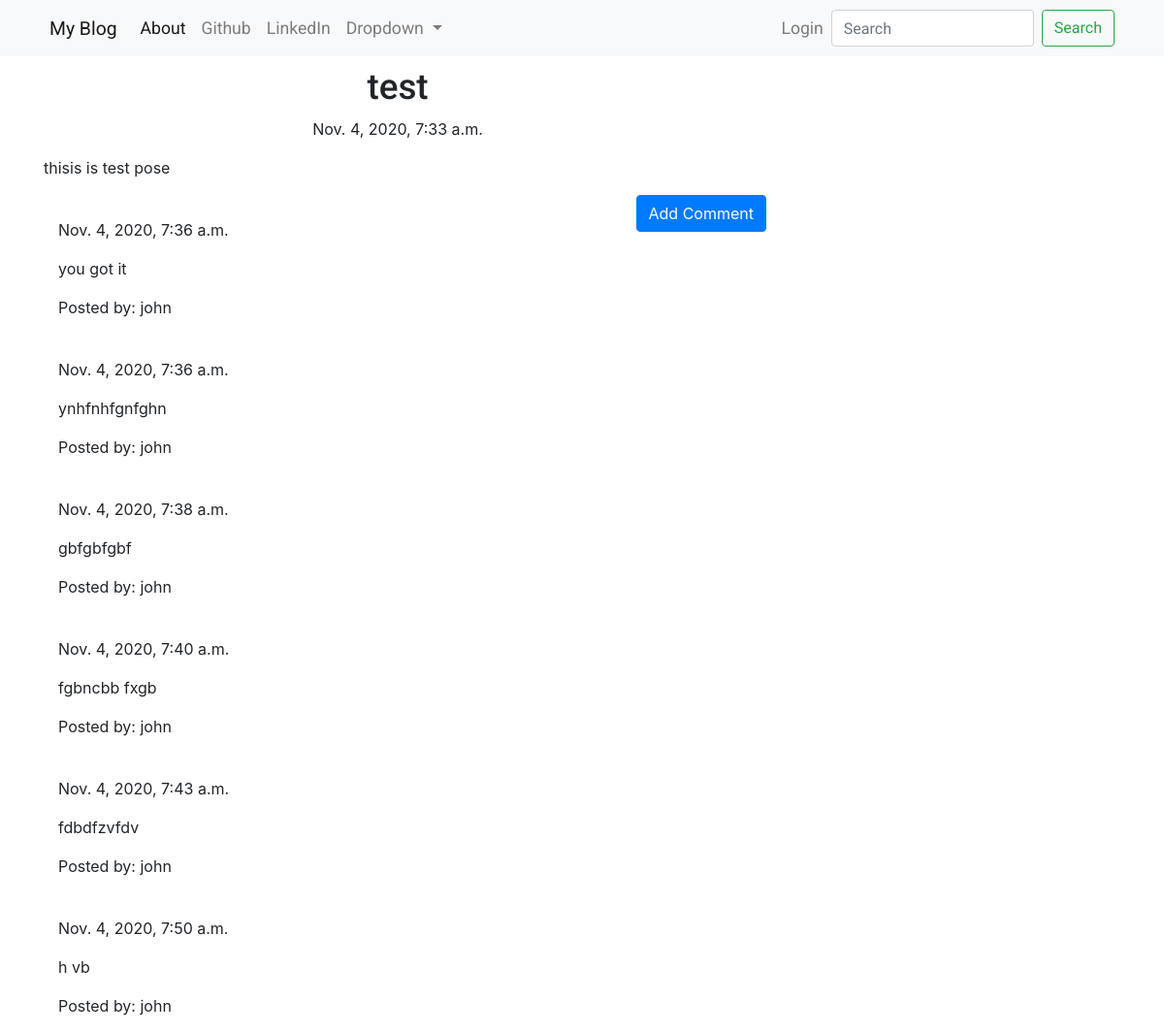
Screenshot of /post/3/ with the database file from the repository.
### blog/models.py (models this page shows, shortened)
class Post(models.Model):
    author = models.ForeignKey('auth.User', on_delete=models.CASCADE)
    title = models.CharField(max_length=200)
    text = models.TextField()
    created_date = models.DateTimeField(default=timezone.now)
    published_date = models.DateTimeField(blank=True, null=True)

class Comment(models.Model):
    post = models.ForeignKey('blog.Post', related_name='comments', on_delete=models.CASCADE)
    author = models.CharField(max_length=200)
    text = models.TextField()
    created_date = models.DateTimeField(default=timezone.now)
    approved_comment = models.BooleanField(default=False)

### blog/views.py (the view)
# urls.py: path('post/<int:pk>/', views.PostDetailView.as_view(), name='post_detail'),
class PostDetailView(DetailView):
    model = Post

### blog/templates/blog/post_detail.html (shortened to what this page needs)
{% extends 'blog/base.html' %}
{% block content %}
  <h1 class="posttitle">{{ post.title }}</h1>
  {% if post.published_date %}
    <div class="date postdate">
      {{ post.published_date }}
    </div>
  {% else %}
    <a  class="btn btn-default" href="{% url 'post_publish' pk=post.pk %}">Publish</a>
  {% endif %}
  <p class="postcontent">{{ post.text|safe|linebreaksbr }}</p>
  {% if user.is_authenticated %}
    <a  class="btn btn-primary" href="{% url 'post_edit' pk=post.pk %}">
      <span class="glyphicon glyphicon-pencil">Edit</span>
    </a>
    <a  class="btn btn-primary" href="{% url 'post_remove' pk=post.pk %}">
      <span class="glyphicon glyphicon-remove">Remove</span>
    </a>
  <hr>
  <a class="btn btn-primary btn-comment" href="{% url 'add_comment_to_post' pk=post.pk %}">Add Comment</a>
  {% else %}
    <a class="btn btn-primary btn-comment" href="{% url 'login' %}">Add Comment</a>
  {% endif %}
  <div class="container">
    {% for comment in post.comments.all %}
    <br>
      {% if user.is_authenticated or comment.approved_comment %}
        {{ comment.created_date }}
        <p>{{ comment.text|safe|linebreaks }}</p>
        <p>Posted by: {{ comment.author }}</p>
      {% endif %}
      {% empty %}
        <p>No comments</p>
    {% endfor %}
  </div>
{% endblock %}

### blog/templates/blog/base.html (shortened to what this page needs)
<!DOCTYPE html>
{% load static %}
<html lang="en">
<head>
  <link rel="stylesheet" href="https://stackpath.bootstrapcdn.com/bootstrap/4.3.1/css/bootstrap.min.css">
  <link rel="stylesheet" href="//cdn.jsdelivr.net/npm/medium-editor@latest/dist/css/medium-editor.min.css" type="text/css" media="screen" charset="utf-8">
  <link rel="stylesheet" href="{% static 'css/blog.css' %}">
</head>
<body>
<nav class="navbar navbar-expand-lg navbar-light bg-light techfont">
  <div class="container" id="top-left">
      <a class="navbar-brand bigbrand" href="{% url 'post_list' %}">My Blog</a>
    <div class="collapse navbar-collapse" id="navbarSupportedContent">
      <ul class="navbar-nav mr-auto">
        <li class="nav-item active">
          <a class="nav-link" href="{% url 'about' %}">About<span class="sr-only">(current)</span></a>
        </li>
        <li class="nav-item">
          <a class="nav-link" href="https://www.github.com">Github</a>
        </li>
        <li class="nav-item">
          <a class="nav-link" href="https://www.linkedin.com">LinkedIn</a>
        </li>
        <li class="nav-item dropdown">
          <a class="nav-link dropdown-toggle" href="#" id="navbarDropdown" role="button" data-toggle="dropdown" aria-haspopup="true" aria-expanded="false">
            Dropdown
          </a>
        </li>
      </ul>
      <div class="navbar-nav align-items-center ml-auto">
        {% if user.is_authenticated %}
          <li class="nav-item">
            <a class="nav-link" href="{% url 'post_new' %}">New Post</a>
          </li>
          <li class="nav-item">
            <a class="nav-link" href="{% url 'post_draft_list' %}">Draft</a>
          </li>
          <li class="nav-item">
            <a class="nav-link" href="{% url 'logout' %}">Logout</a>
          </li>
          <li class="nav-item">
            <a class="nav-link" >Welcome: {{ user.username }}</a>
          </li>
        {% else %}
          <li class="nav-item">
            <a class="nav-link" href="{% url 'login' %}"><span class="glyphicon glyphicon-user">Login</span></a>
          </li>
        {% endif %}
      </div>
      <form class="form-inline my-2 my-lg-0">
        <input class="form-control mr-sm-2" type="search" placeholder="Search" aria-label="Search">
        <button class="btn btn-outline-success my-2 my-sm-0" type="submit">Search</button>
      </form>
    </div>
  </div>
</nav>
  <div class="container content">
    <div class="row">
      <div class="col-md-8">
        <div class="blog_posts">
          {% block content %}
          {% endblock %}
        </div>
      </div>
    </div>
  </div>
</body>
</html>

### blog/static/css/blog.css (style rules this page uses)
#top-left { margin-left: 20px; margin-right: 20px; }
.techfont { font-family: 'Roboto', sans-serif; font-size: 1.1em; margin-bottom: 10px; }
.bigbrand { font-size: 1.1em; }
.postdate { text-align: center; }
.posttitle { font-family: 'Roboto', sans-serif; font-size: 2.3em; text-align: center; }
.postcontent { font-family: 'Roboto', sans-serif; font-size: 1.1em; }
.btn-comment { position: absolute; right: 0px; }

### rows the page displays
Post: title "test", published_date "Nov. 4, 2020, 7:33 a.m.", text "thisis is test pose"
Comment: created_date "Nov. 4, 2020, 7:36 a.m.", text "you got it", author "john"
Comment: created_date "Nov. 4, 2020, 7:36 a.m.", text "ynhfnhfgnfghn", author "john"
Comment: created_date "Nov. 4, 2020, 7:38 a.m.", text "gbfgbfgbf", author "john"
Comment: created_date "Nov. 4, 2020, 7:40 a.m.", text "fgbncbb fxgb", author "john"
Comment: created_date "Nov. 4, 2020, 7:43 a.m.", text "fdbdfzvfdv", author "john"
Comment: created_date "Nov. 4, 2020, 7:50 a.m.", text "h vb", author "john"
